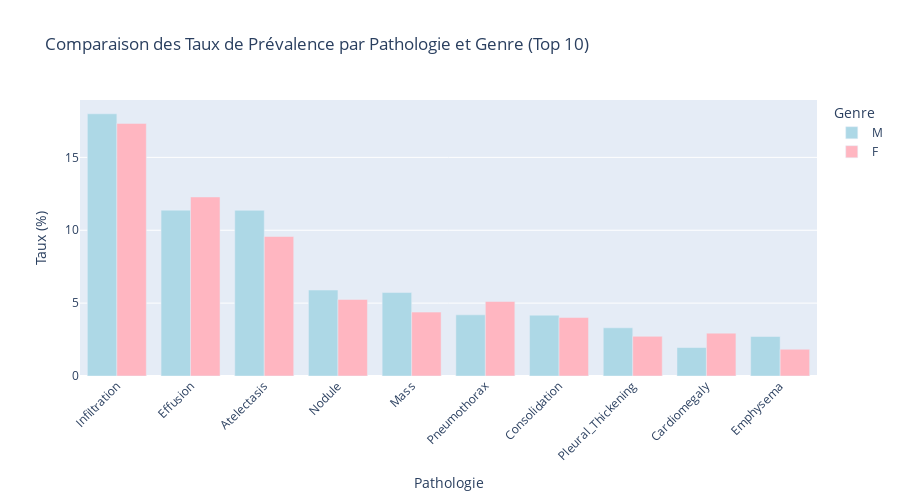

This figure's notebook cell:
### Code cell
# Visualisation comparative par genre
top_findings = findings_df.head(10)['Pathologie'].tolist()

gender_comparison_data = []
for finding in top_findings:
    col_name = f'Has_{finding.replace(" ", "_")}'
    for gender in ['M', 'F']:
        rate = df_clean[df_clean['Patient Gender'] == gender][col_name].mean() * 100
        gender_comparison_data.append({
            'Pathologie': finding,
            'Genre': gender,
            'Taux (%)': rate
        })

gender_comparison_df = pd.DataFrame(gender_comparison_data)

fig = px.bar(gender_comparison_df, x='Pathologie', y='Taux (%)', color='Genre',
             title='Comparaison des Taux de Prévalence par Pathologie et Genre (Top 10)',
             barmode='group',
             color_discrete_map={'M': 'lightblue', 'F': 'lightpink'})
fig.update_layout(xaxis_tickangle=-45, height=500)
fig.show()

### Figure 1 — Plotly figure (JSON) as saved in the notebook; plotly's stock layout.template omitted (floating-point values rounded to 4 significant figures)
{"data": [{"alignmentgroup": "True", "hovertemplate": "Genre=M<br>Pathologie=%{x}<br>Taux (%)=%{y}<extra></extra>", "legendgroup": "M", "marker": {"color": "lightblue", "pattern": {"shape": ""}}, "name": "M", "offsetgroup": "M", "orientation": "v", "showlegend": true, "textposition": "auto", "type": "bar", "x": ["Infiltration", "Effusion", "Atelectasis", "Nodule", "Mass", "Pneumothorax", "Consolidation", "Pleural_Thickening", "Cardiomegaly", "Emphysema"], "xaxis": "x", "y": [17.99, 11.38, 11.37, 5.896, 5.725, 4.198, 4.171, 3.306, 1.953, 2.71], "yaxis": "y"}, {"alignmentgroup": "True", "hovertemplate": "Genre=F<br>Pathologie=%{x}<br>Taux (%)=%{y}<extra></extra>", "legendgroup": "F", "marker": {"color": "lightpink", "pattern": {"shape": ""}}, "name": "F", "offsetgroup": "F", "orientation": "v", "showlegend": true, "textposition": "auto", "type": "bar", "x": ["Infiltration", "Effusion", "Atelectasis", "Nodule", "Mass", "Pneumothorax", "Consolidation", "Pleural_Thickening", "Cardiomegaly", "Emphysema"], "xaxis": "x", "y": [17.33, 12.28, 9.57, 5.253, 4.383, 5.113, 4.012, 2.722, 2.941, 1.835], "yaxis": "y"}], "layout": {"barmode": "group", "height": 500, "legend": {"title": {"text": "Genre"}, "tracegroupgap": 0}, "title": {"text": "Comparaison des Taux de Prévalence par Pathologie et Genre (Top 10)"}, "xaxis": {"anchor": "y", "domain": [0, 1], "tickangle": -45, "title": {"text": "Pathologie"}}, "yaxis": {"anchor": "x", "domain": [0, 1], "title": {"text": "Taux (%)"}}}}
